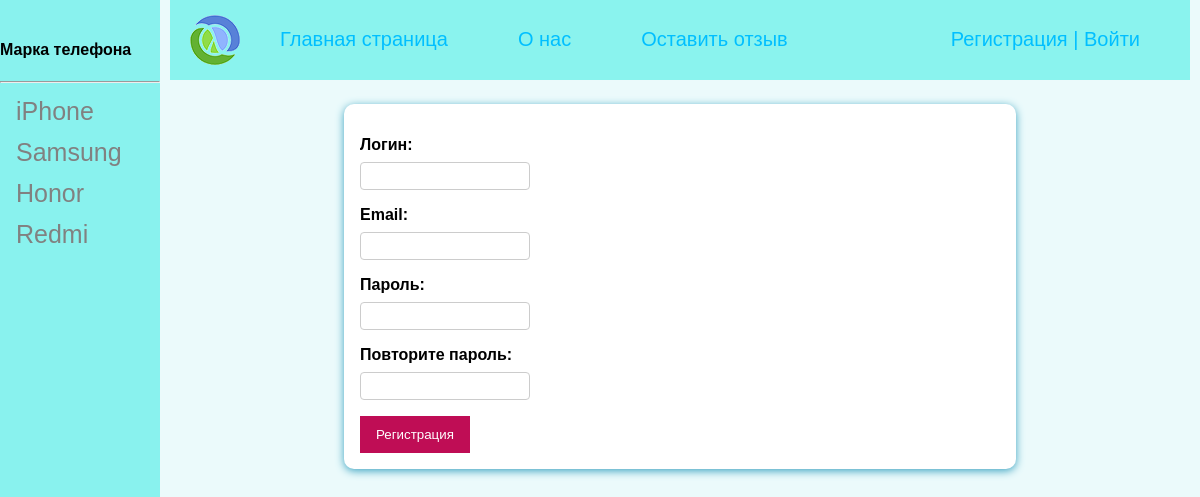
Screenshot of /register with the database file from the repository.
### shop_app/models.py (models this page shows, shortened)
class MarkModel(models.Model):
    mark = models.CharField(max_length=20, validators=[MinLengthValidator(2)], verbose_name='Марка')
    country = models.CharField(max_length=15, verbose_name='Страна производитель')
    slug = models.SlugField(null=False, db_index=True, unique=True, verbose_name='Ссылка')
    def __str__(self):
        return f'{self.mark}'
    def get_absolute_url(self):
        return reverse('mark_link', kwargs={'mark_slug': self.slug})
    class Meta:
        verbose_name = 'Марка телефона'
        verbose_name_plural = 'Марки телефонов'

### shop_app/views.py (the view, shortened to what this page needs)
# urls.py: path('register', RegisterUser.as_view(), name='register'),
class RegisterUser(CreateView):
    form_class = RegisterForm
    template_name = 'shop_app/register.html'
    success_url = reverse_lazy('login')

### shop_app/forms.py
class RegisterForm(UserCreationForm):
    username = forms.CharField(label='Логин', widget=forms.TextInput())
    email = forms.EmailField(label='Email', widget=forms.EmailInput())
    password1 = forms.CharField(label='Пароль', widget=forms.PasswordInput())
    password2 = forms.CharField(label='Повторите пароль', widget=forms.PasswordInput())
    class Meta:
        model = User
        fields = ('username', 'email', 'password1', 'password2')
        field_order = ['username', 'email', 'password1', 'password2']

### shop_app/templatetags/shop_app_tags.py (called while the page is built)
@register.simple_tag()
def get_marks():
    return MarkModel.objects.all()

### shop_app/templates/shop_app/register.html (shortened to what this page needs)
{% extends 'shop_app/base.html' %}
{% block content %}
<form method="post">
    <div class="form-style">
    {{ form.as_p }}
    </div>
    <button type="submit">Регистрация</button>
</form>
{% endblock %}

### shop_app/templates/shop_app/base.html (shortened to what this page needs)
{% load static %}
{% load shop_app_tags %}
<!DOCTYPE html>
<html lang="en">
<head>
    <link rel="stylesheet" href="{% static 'shop_app/css/shop.css' %}">
</head>
<body>
    {% block mainmenu %}
    <div class="main">
        <div class="header">
            <ul id="mainmenu" class="mainmenu">
                <li class="logo"><a href="{% url 'home' %}"><div class="logo"></div></a></li>
                <li><a href="{% url 'home' %}" class="underline-one">Главная страница</a></li>
                <li><a href="{% url 'about' %}" class="underline-one">О нас</a></li>
                <li><a href="{% url 'feedback' %}" class="underline-one">Оставить отзыв</a></li>
                {% if request.user.is_authenticated %}
                    <li> {{user.username.title }} | <a href="{% url 'logout' %}" class="underline-one">Выйти</a></li>
                {% else %}
                    <li><a href="{% url 'register' %}" class="underline-one">Регистрация</a> |
                        <a href="{% url 'login' %}" class="underline-one">Войти</a></li>
                {% endif %}
            </ul>
        </div>
    {% block content %}
    {% endblock content %}
    </div>
    <div class="sidenav">
        <h4>Марка телефона</h4>
        <hr>
        {% get_marks as marks %}
        {% for c in marks %}
        <a href="{{ c.get_absolute_url }}">{{ c }}</a>
        {% endfor %}
    </div>
    {% endblock mainmenu %}
</body>
</html>

### shop_app/static/shop_app/css/shop.css (style rules this page uses)
li { list-style-type: none; }
body { margin: 0; font-family: Sans-Serif; background-color: #b4ecf042; }
a { text-decoration: none; }
form { margin: 1.5rem auto 5px; width: 90%; max-width: 40rem; padding: 1rem; border-radius: 10px; font-size: 16px; background-color: white; box-shadow: 0 2px 8px #3ca3c1; }
button { cursor: pointer; background-color: #bf0d55; color: white; border: 10px solid #bf0d55; }
.form-style { margin-bottom: 1rem; }
.form-style input { font: inherit; padding: 0.25rem; border-radius: 4px; border: 1px solid #ccc; display: block; width: 10rem; }
.form-style label { font-weight: bold; display: block; margin-bottom: 0.5rem; }
.underline-one { color: #00bfff; position: relative; cursor: pointer; text-decoration: none; }
.underline-one:after { content: ""; display: block; position: absolute; right: 0; bottom: -3px; width: 0; height: 2px; background-color: black; transition: width 0.5s; }
.header { background-color: #17e9df75; padding: 10px; }
ul.mainmenu { list-style: none; margin: 0; padding: 0; height: 60px; color: #00bfff; font-size: 20px; overflow: hidden; }
ul.mainmenu li { float: left; margin: 18px 40px 0 30px; }
ul.mainmenu li.logo { margin: 0; }
ul.mainmenu li a { color: #00bfff; text-decoration: none; }
.logo { background: url('../images/logo.png') no-repeat 10px 5px; width: 70px; height: 60px; }
.sidenav { height: 100%; width: 160px; position: fixed; z-index: 1; top: 0; left: 0; background-color: #17e9df75; overflow-x: hidden; padding-top: 20px; }
.sidenav a { padding: 6px 8px 6px 16px; text-decoration: none; font-size: 25px; color: #818181; display: block; }
.main { margin-left: 160px; padding: 0px 10px; }
#mainmenu li:last-child { float: right; }

### rows the page displays
MarkModel: mark "iPhone"
MarkModel: mark "Samsung"
MarkModel: mark "Honor"
MarkModel: mark "Redmi"
